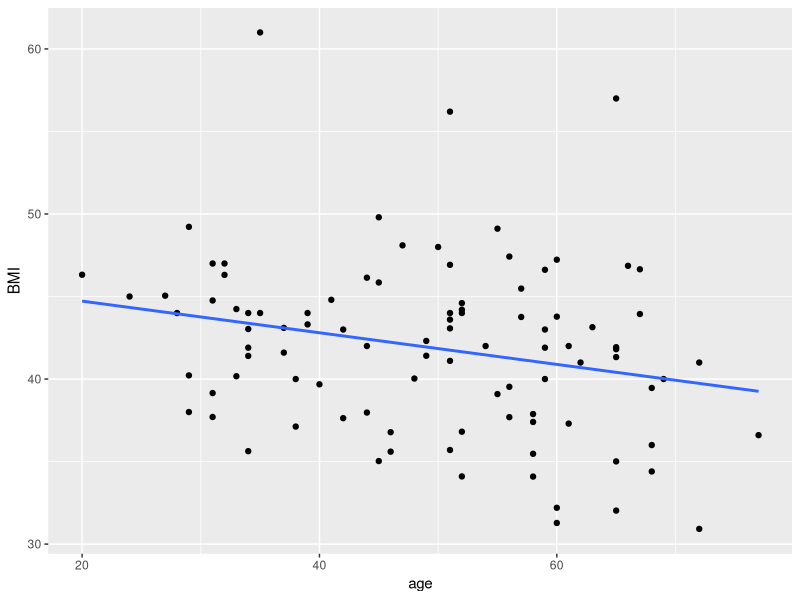
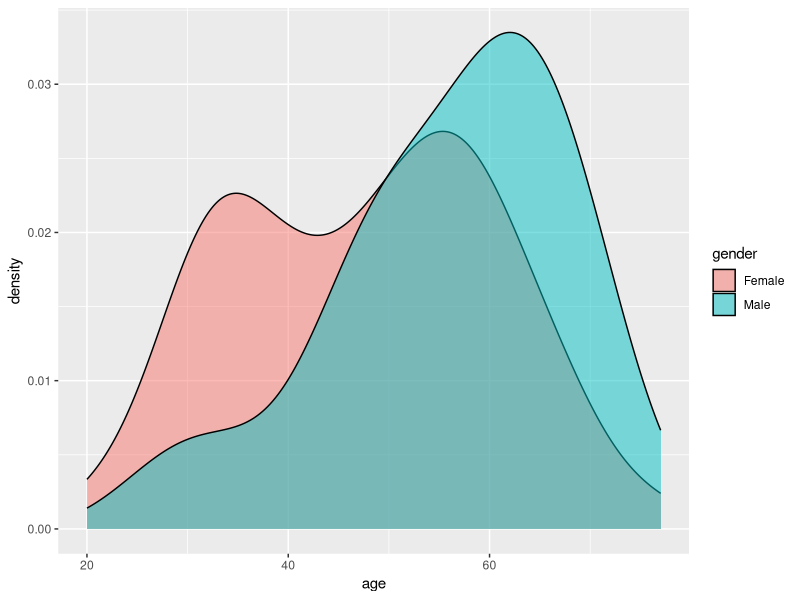
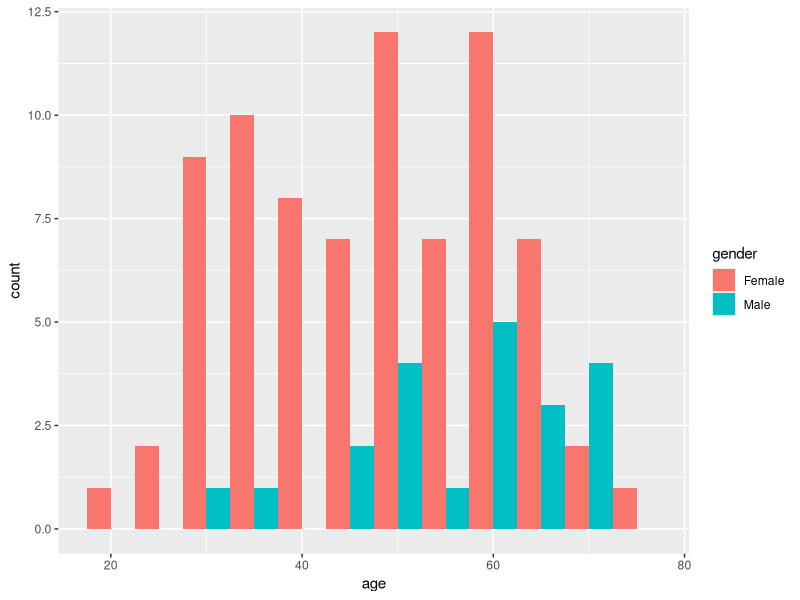
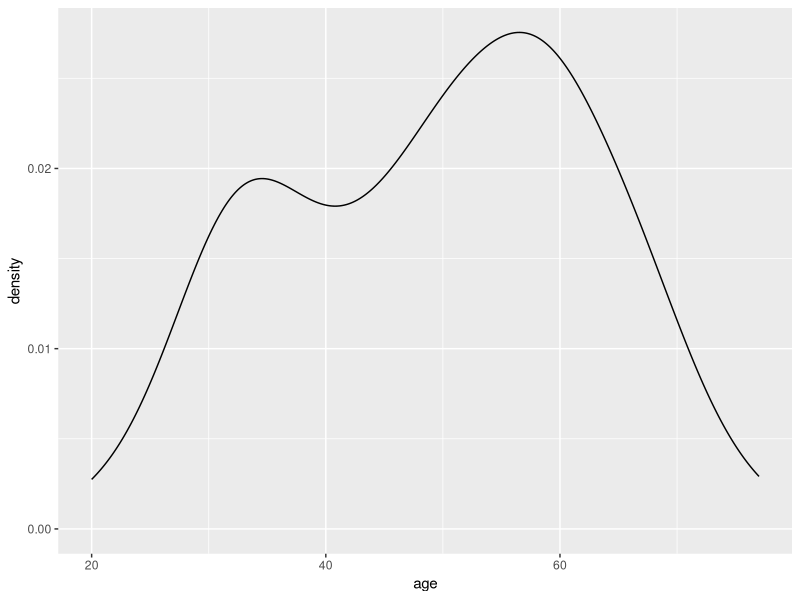
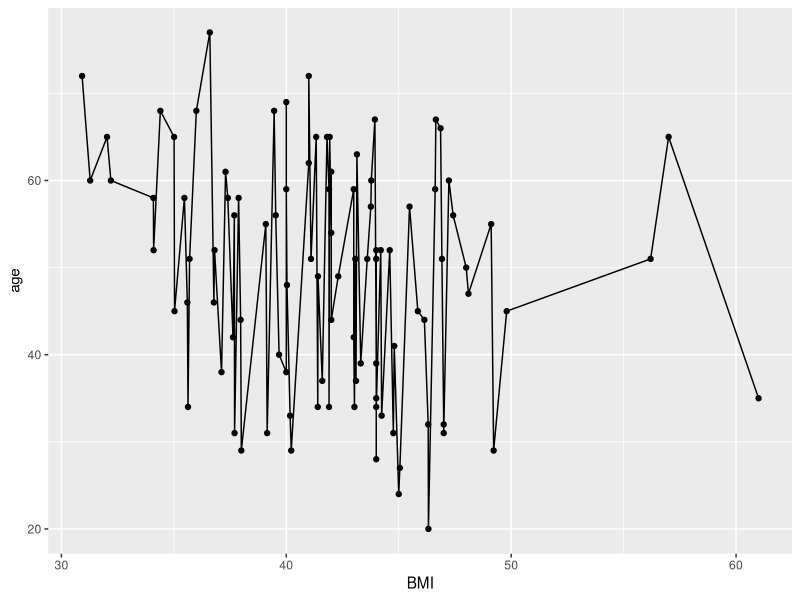
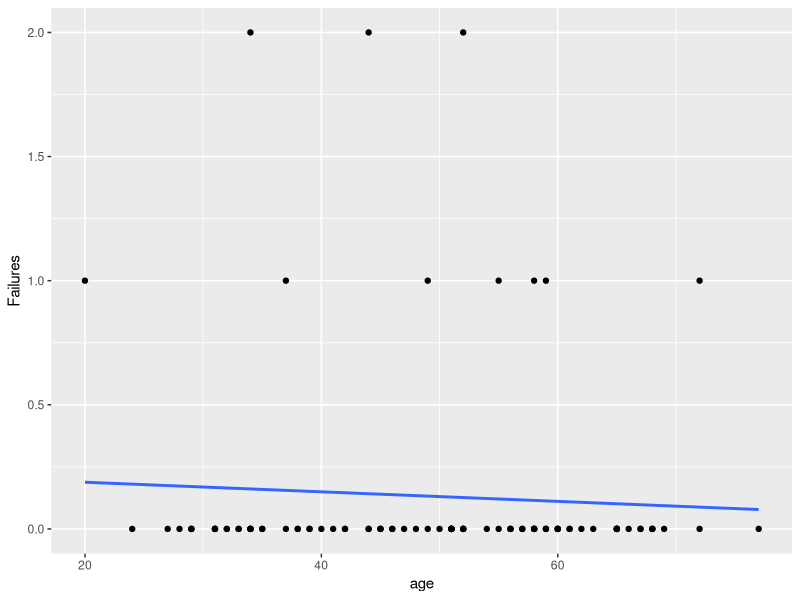
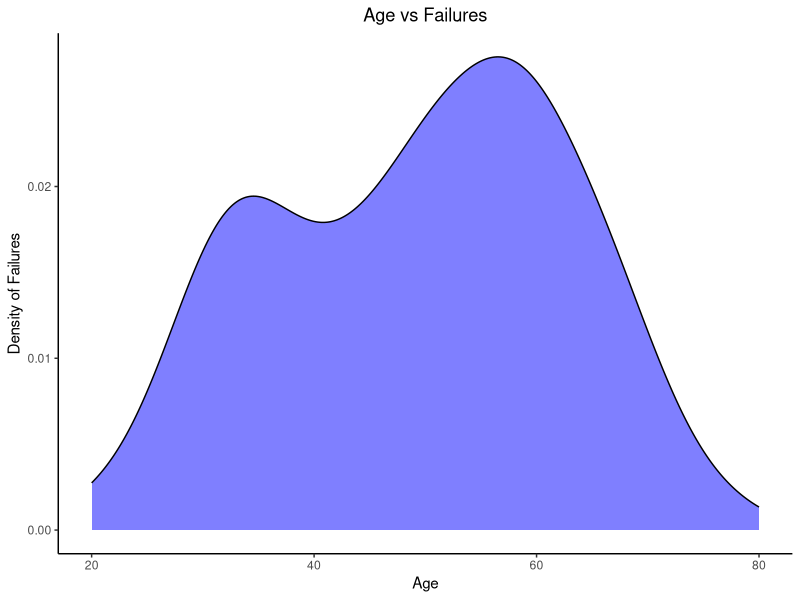
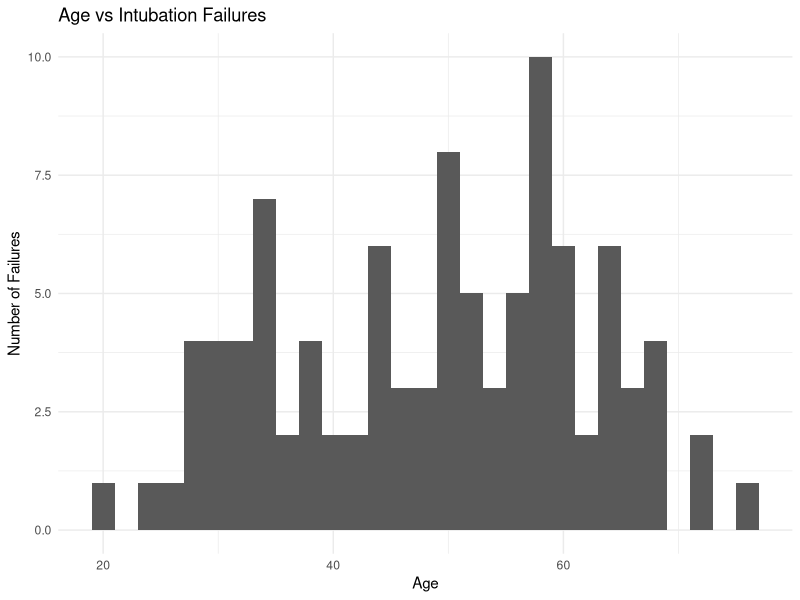

Write the R code that produced these figures, in order.
## ---- chunk 1
library(tidyverse)
library(here)

here()
data <- read_delim(here("Data", "exam_data.txt")) #Assigning the dataset to an object "data".
data

## ---- chunk 2
tidy_data <- data %>% rename(BMI = "BMI kg/m2", # Renaming columns 
                Attempts = "# attempts",
                Failures = "# failures") %>% 
  distinct() %>% # Removing duplicates
  pivot_wider(names_from = difficulties_intubating_feature, 
              values_from = difficulties_intubating_value) %>% 
  # Creating three new columns by pivoting wider 
  separate(col = last_method_S_F,
           into = c("last_method", "last_method_S_F"),
           sep = "_") %>% # Splitting the last_method_S_F column into two different columns
  mutate(last_method_S_F = as.double(last_method_S_F),
         last_method = as.double(last_method)) #Converting these two columns to numeric columns as they were turned into character columns when splitting them
  
## ---- chunk 3
data2 <- tidy_data %>% select(-c(month, year)) # Removing the columns month and year 
 
## ---- chunk 4
ad_df <- read_delim(here("Data", "exam_data_join.txt")) # Importing the additional dataset and assigning it to an object
## ---- chunk 5
joined_df <- data2 %>% 
  left_join(ad_df, by = "id") %>%  # Deciding to join the original dataframe to the ad_df by the column "id" as this is present in both datasets
  distinct() %>% # Removing duplicates
 mutate(gender = if_else(gender == 0, "Female", "Male"), # Could also have used the function case_when like this: mutate(gender =case_when(gender == "0" ~ "Female", gender == "1" ~ "Male"))
        Mallampati_asa = (asa*Mallampati), # Adding a column multiplicating the columns asa and Mallampati ) # Changing the column gender to character observations
        Ease_quartile = cut(ease, breaks = 4), # Creating a new column with quartile-values for the ease-column 
        Method_check = if_else(last_method == Randomization, "True", "False")) %>%  # Creating a new column that checks whether the column "last method" contains the same values as the column "Randomization) 

  select(id, gender, age, everything()) %>%  #Changing the order of the columns so that id, gender and age is at the beginning of the dataset. 
  arrange(id) #%>%  # The id's in our dataset are already in increasing order

## ---- chunk 6
joined_df %>% summarise(across(everything(), ~sum(is.na(.)))) # There are 2 missing values for BMI,  1 for sore_throat, 1 for mallampati and 1 for mallampati_asa
## ---- chunk 7
joined_df %>% 
  group_by(gender) %>% 
  summarise(
    min_total_intubation_time = min(total_intubation_time, na.rm = T),  #It is possible to use na.rm = T instead of writing TRUE (it does the same)
    max_total_intubation_time = max(total_intubation_time, na.rm = T),
    mean_total_intubation_time = mean(total_intubation_time, na.rm = T),
    sd_total_intubation_time = sd(total_intubation_time, na.rm = T))
## ---- chunk 8
joined_df %>% 
  group_by(gender) %>% 
  filter(BMI <= 40) %>% 
   summarise(
    min_total_intubation_time = min(total_intubation_time, na.rm = T),
    max_total_intubation_time = max(total_intubation_time, na.rm = T),
    mean_total_intubation_time = mean(total_intubation_time, na.rm = T),
    sd_total_intubation_time = sd(total_intubation_time, na.rm = T))
## ---- chunk 9
joined_df %>% 
  group_by(Randomization) %>% 
  filter(gender == "Female") %>% 
   summarise(
    min_total_intubation_time = min(total_intubation_time, na.rm = T),
    max_total_intubation_time = max(total_intubation_time, na.rm = T),
    mean_total_intubation_time = mean(total_intubation_time, na.rm = T),
    sd_total_intubation_time = sd(total_intubation_time, na.rm = T))
## ---- chunk 10
joined_df %>% 
  group_by(Attempts) %>% 
  filter(age > 45) %>% 
   summarise(
    min_total_intubation_time = min(total_intubation_time, na.rm = T),
    max_total_intubation_time = max(total_intubation_time, na.rm = T),
    mean_total_intubation_time = mean(total_intubation_time, na.rm = T),
    sd_total_intubation_time = sd(total_intubation_time, na.rm = T))
## ---- chunk 11
joined_df %>% 
  group_by(Failures) %>% 
  filter(Mallampati >= 2) %>% 
   summarise(
    min_total_intubation_time = min(total_intubation_time, na.rm = T),
    max_total_intubation_time = max(total_intubation_time, na.rm = T),
    mean_total_intubation_time = mean(total_intubation_time, na.rm = T),
    sd_total_intubation_time = sd(total_intubation_time, na.rm = T))
## ---- chunk 12
CC_table <- joined_df %>%
  count(gender, Attempts)
## ---- chunk 13
#library(GGally)
joined_df%>%
  suppressWarnings(ggcorr(label = F, label_size = 3, label_round = 2,
            label_alpha = TRUE, hjust = 1, size = 2)#moves labels to the side
+ labs(title="Correlation Map of Variables")+theme(plot.title = element_text(hjust =0.5 ))) #ads a title centered in the middle
  

#creating heat map to compare all variables and see trends of correlations

## ---- chunk 14

#Checking if age distribution depends on gender:
joined_df %>% 
  ggplot(aes(x = age, y = BMI)) + geom_point() + geom_smooth(method = "lm", se = F) # Checking if age and BMI have a linear relationship by adding geom_smooth (adds a regression line) to a scatterplot.

joined_df %>% ggplot(aes(x = age, fill = gender)) + geom_density(alpha = 0.5)   # Density plot of the age distribution depending on gender I LIKE THIS THE BEST FOR AGE AND GENDER. also recommend writing the plots like this as opposed to the other way of writing it (like below)

ggplot(joined_df, aes(x = age, fill = gender)) +
  geom_histogram(binwidth = 5, position = "dodge") # Histogram of age depending on gender

ggplot(joined_df, aes(x = age, fill = BMI)) +
  geom_density(alpha = 0.5) 

ggplot(joined_df, aes(x = BMI, y = age)) +
  geom_point() + geom_line()
## ---- chunk 15
#checking Does number of failures depend on age?
joined_df %>% 
  ggplot(aes(x = age, y = Failures)) + geom_point() + geom_smooth(method = "lm", se = F) # does not look good at all, unless find a way to exclude 0 values
joined_df %>% ggplot(aes(x = age, fill = Failures)) + geom_density(alpha = 0.5,fill= "blue")+ #Made the space underneath the plot blue
labs(title = "Age vs Failures")+ylab("Density of Failures")+theme(plot.title = element_text(hjust =0.5 ))+scale_x_continuous(name = "Age",limits = c(20,80))+theme(panel.grid.major = element_blank(), panel.grid.minor = element_blank(),
panel.background = element_blank(), axis.line = element_line(colour = "black"))
#Generally removing the background color and grid to make the plot easier to look at. The axes were renamed and the limits of the x axis were set to 20-80 in order to make the plot cleaner. Axis line colors were set to black for increased contrast.
#ggsave(here("processed_data","Age_v_Failure_density"))
#ok looks a little bit like something
ggplot(joined_df, aes(x = age, fill = Failures)) +
  geom_histogram(binwidth = 2, position = "stack")+theme_minimal()+ labs(title ="Age vs Intubation Failures")+ xlab("Age") + ylab("Number of Failures")

ggplot(joined_df, aes(x = age, fill = Failures)) +
  geom_histogram()

